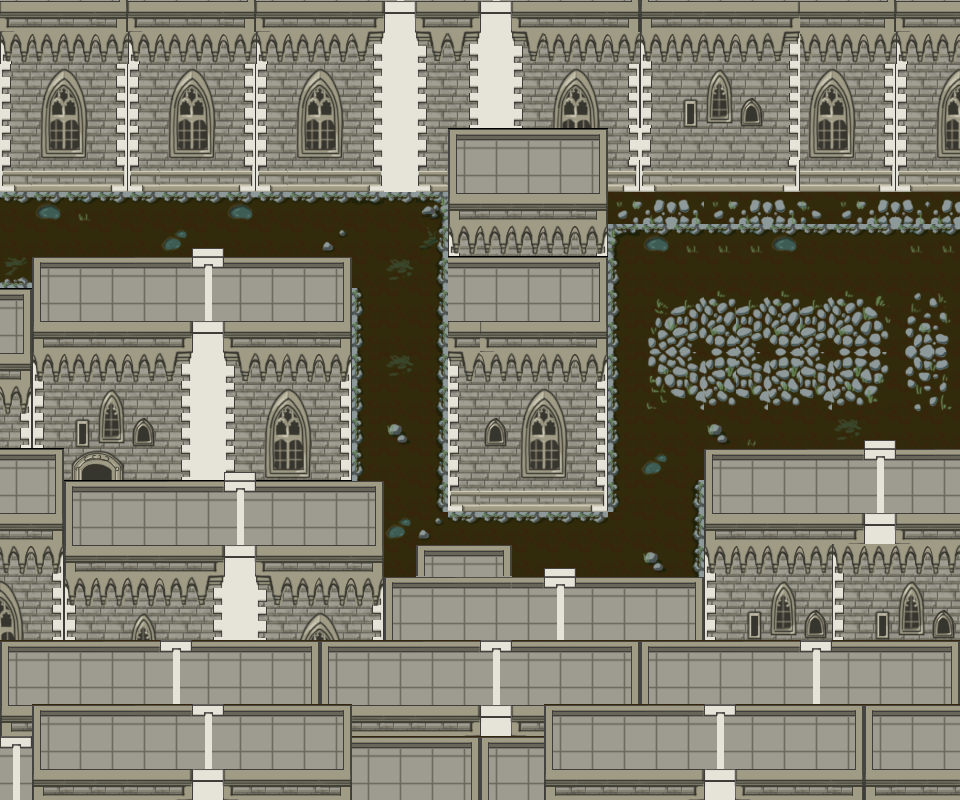

The image is a tile-based game level rendered from a .tmx file. Its description and complete source (layers, tilesets, objects, tile grids) follow:
An orthogonal 30x25 tile map with 32x32 px tiles, 3 tile layers (Tile Layer 1, Tile Layer 2, Tile Layer 3) and 10 objects.

<map version="1.8" tiledversion="1.8.2" orientation="orthogonal" renderorder="right-down" width="30" height="25" tilewidth="32" tileheight="32" infinite="0" nextlayerid="10" nextobjectid="14">
 <tileset firstgid="1" source="Environment.tsx" />
 <layer id="1" name="Tile Layer 1" width="30" height="25">
  <data encoding="csv">
0,0,0,0,0,0,0,0,0,0,0,0,0,0,0,0,0,0,0,0,0,0,0,0,0,0,0,0,0,0,
0,0,0,0,0,0,0,0,0,0,0,0,0,0,0,0,0,0,0,0,0,0,0,0,0,0,0,0,0,0,
0,0,0,0,0,0,0,0,0,0,0,0,0,0,0,0,0,0,0,0,0,0,0,0,0,0,0,0,0,0,
0,0,0,0,0,0,0,0,0,0,0,0,0,0,0,0,0,0,0,0,0,0,0,0,0,0,0,0,0,0,
0,0,0,0,0,0,0,0,0,0,0,0,0,0,0,0,0,0,0,174,176,173,173,173,174,177,178,179,176,177,
196,197,198,199,196,197,198,199,196,197,198,194,195,196,0,0,0,0,0,199,196,197,198,198,199,197,198,199,196,197,
124,123,122,124,124,124,124,123,124,124,124,7,125,8,0,0,0,0,0,264,265,266,264,265,266,267,264,265,266,265,
144,144,144,144,144,145,144,144,144,144,146,9,27,28,0,0,0,0,0,6,123,122,122,122,123,124,124,124,122,122,
163,164,164,164,164,165,164,162,164,164,164,9,127,48,0,0,0,0,0,66,9,67,144,144,144,144,9,9,144,144,
0,0,0,0,0,0,0,0,0,0,0,86,67,88,0,0,0,0,0,66,21,22,23,22,23,22,23,24,201,202,
0,0,0,0,0,0,0,0,0,0,0,86,67,88,0,0,0,0,0,86,41,42,43,42,43,42,43,44,221,222,
0,0,0,0,0,0,0,0,0,0,0,86,127,88,0,0,0,0,0,86,61,62,63,62,63,62,63,64,241,242,
0,0,0,0,0,0,0,0,0,0,0,86,67,88,0,0,0,0,0,86,81,82,83,82,83,82,83,84,261,262,
0,0,0,0,0,0,0,0,0,0,0,86,107,88,0,0,0,0,0,86,27,27,107,128,27,27,127,27,27,27,
0,0,0,0,0,0,0,0,0,0,0,86,67,88,0,0,0,0,0,86,145,27,164,163,164,165,164,162,165,164,
0,0,0,0,0,0,0,0,0,0,0,66,9,48,196,197,197,198,199,86,27,48,0,0,0,0,0,0,0,0,
0,0,0,0,0,0,0,0,0,0,0,66,145,146,124,124,124,125,124,9,27,48,0,0,0,0,0,0,0,0,
0,0,0,0,0,0,0,0,0,0,0,66,67,67,146,144,144,144,144,9,107,48,0,0,0,0,0,0,0,0,
0,0,0,0,0,0,0,0,0,0,0,166,165,163,164,165,164,164,164,162,164,168,0,0,0,0,0,0,0,0,
0,0,0,0,0,0,0,0,0,0,0,0,0,0,0,0,0,0,0,0,0,0,0,0,0,0,0,0,0,0,
9,9,9,9,9,9,9,9,9,9,9,9,9,9,9,9,9,9,9,9,9,9,9,9,9,9,9,9,9,9,
0,0,0,0,0,0,0,0,0,0,0,0,0,0,0,0,0,0,0,0,0,0,0,0,0,0,0,0,0,0,
0,9,9,9,9,9,9,9,9,9,9,0,0,0,0,0,0,9,9,9,9,9,0,9,9,9,9,9,9,9,
0,0,0,0,0,0,0,0,0,0,0,9,9,9,9,9,9,0,0,0,0,0,0,0,0,0,0,0,0,0,
0,0,0,0,0,0,0,0,0,0,0,0,0,0,0,0,0,0,0,0,0,0,0,0,0,0,0,0,0,0
</data>
 </layer>
 <layer id="2" name="Tile Layer 2" width="30" height="25">
  <data encoding="csv">
96,97,98,99,96,97,98,99,96,97,98,94,95,96,94,95,96,97,98,99,90,91,92,93,94,97,98,99,96,97,
110,111,112,113,110,111,112,113,110,111,112,114,115,116,114,115,116,111,112,113,110,111,112,113,114,111,112,113,110,111,
136,137,138,139,136,137,138,139,136,137,138,134,135,136,134,135,136,137,138,139,130,131,132,133,134,137,138,139,136,137,
156,157,158,159,156,157,158,159,156,157,158,154,155,156,134,135,136,157,158,159,150,151,152,153,154,157,158,159,156,157,
176,177,178,179,176,177,178,179,176,177,178,174,175,176,50,51,52,58,59,0,0,0,0,0,0,0,0,0,0,0,
0,0,0,0,0,0,0,0,0,0,0,0,0,0,70,71,72,78,79,0,0,0,0,0,0,0,0,0,0,0,
0,0,0,0,0,0,0,0,0,0,0,0,0,0,90,91,92,98,99,0,0,0,0,0,0,0,0,0,0,0,
0,30,31,32,33,34,35,36,37,38,39,0,0,0,110,111,112,118,119,0,0,0,0,0,0,0,0,0,0,0,
0,50,51,52,53,54,55,56,57,58,59,0,0,0,56,56,57,58,59,0,0,0,0,0,0,0,0,0,0,0,
59,70,71,72,73,74,75,76,77,78,79,0,0,0,76,76,77,78,79,0,0,0,0,0,0,0,0,0,0,0,
79,90,91,92,93,94,95,96,97,98,99,0,0,0,96,96,97,98,99,0,0,0,0,0,0,0,0,0,0,0,
99,110,111,112,113,114,115,116,117,118,119,0,0,0,116,113,117,118,119,0,0,0,0,0,0,0,0,0,0,0,
119,130,131,132,133,134,135,136,137,138,139,0,0,0,136,133,137,138,139,0,0,0,0,0,0,0,0,0,0,0,
139,150,151,152,153,154,155,156,157,158,159,0,0,0,156,153,157,158,159,0,0,29,30,31,32,33,34,35,36,0,
58,59,171,172,173,174,175,176,177,178,179,0,0,0,176,173,177,178,179,0,0,49,50,51,52,53,54,55,56,53,
78,79,50,51,52,53,54,55,56,57,58,59,0,0,0,0,0,0,0,0,0,69,70,71,72,73,74,75,76,73,
98,99,70,71,72,73,74,75,76,77,78,79,0,0,0,0,0,0,0,0,0,89,90,91,92,93,94,95,96,93,
118,119,90,91,92,93,94,95,96,97,98,99,30,50,52,59,34,35,36,37,38,39,110,111,112,113,110,111,112,113,
138,139,110,111,112,113,114,115,116,117,118,119,50,92,92,92,54,55,56,57,58,59,130,131,132,133,130,131,132,133,
158,159,130,131,132,133,134,135,136,137,138,139,70,71,72,73,74,75,76,77,78,79,150,151,152,153,150,151,152,153,
50,51,52,53,54,55,56,57,58,59,50,51,52,53,54,55,56,57,58,59,50,51,52,53,54,55,56,57,58,59,
70,71,72,73,74,75,76,77,78,79,70,71,72,73,74,75,76,77,78,79,70,71,72,73,74,75,76,77,78,79,
90,50,51,52,53,54,55,56,57,58,59,91,92,93,94,95,96,50,51,52,53,54,55,56,57,58,59,50,51,52,
55,70,71,72,73,74,75,76,77,78,79,56,57,58,59,50,51,70,71,72,73,74,75,76,77,78,79,70,71,72,
75,90,91,92,93,94,95,96,97,98,99,76,77,78,79,70,71,90,91,92,93,94,95,96,97,98,99,90,91,92
</data>
 </layer>
 <layer id="3" name="Tile Layer 3" width="30" height="25">
  <data encoding="csv">
0,0,0,0,0,0,0,0,0,0,0,0,0,0,0,0,0,0,0,0,0,0,0,0,0,0,0,0,0,0,
0,0,0,0,0,0,0,0,0,0,0,0,0,0,0,0,0,0,0,0,0,0,0,0,0,0,0,0,0,0,
0,0,0,0,0,0,0,0,0,0,0,0,0,0,0,0,0,0,0,0,0,0,0,0,0,0,0,0,0,0,
0,0,0,0,0,0,0,0,0,0,0,0,0,0,0,0,0,0,0,0,0,0,0,0,0,0,0,0,0,0,
0,0,0,0,0,0,0,0,0,0,0,0,0,0,0,0,0,0,0,0,0,0,0,0,0,0,0,0,0,0,
0,0,0,0,0,0,0,0,0,0,0,0,0,0,0,0,0,0,0,0,0,0,0,0,0,0,0,0,0,0,
0,0,0,0,0,0,0,0,0,0,0,0,0,0,0,0,0,0,0,0,0,0,0,0,0,0,0,0,0,0,
0,0,0,0,0,0,0,0,0,0,0,0,0,0,0,0,0,0,0,0,0,0,0,0,0,0,0,0,0,0,
0,0,0,0,0,0,0,0,0,0,0,0,0,0,0,0,0,0,0,0,0,0,0,0,0,0,0,0,0,0,
0,0,0,0,0,0,0,0,0,0,0,0,0,0,0,0,0,0,0,0,0,0,0,0,0,0,0,0,0,0,
0,0,0,0,0,0,0,0,0,0,0,0,0,0,0,0,0,0,0,0,0,0,0,0,0,0,0,0,0,0,
0,0,0,0,0,0,0,0,0,0,0,0,0,0,0,0,0,0,0,0,0,0,0,0,0,0,0,0,0,0,
0,0,0,0,0,0,0,0,0,0,0,0,0,0,0,0,0,0,0,0,0,0,0,0,0,0,0,0,0,0,
0,0,0,0,0,0,0,0,0,0,0,0,0,0,0,0,0,0,0,0,0,0,0,0,0,0,0,0,0,0,
0,0,0,0,0,0,0,35,0,0,0,0,0,0,0,0,0,0,0,0,0,0,0,0,0,0,0,0,0,0,
0,0,0,0,0,0,0,0,0,0,0,0,0,0,0,0,0,0,0,0,0,0,0,0,0,0,0,0,0,0,
0,0,0,0,0,0,0,0,0,0,0,0,0,0,0,0,0,0,0,0,0,0,0,0,0,0,0,0,0,0,
0,0,0,0,0,0,0,0,0,0,0,0,0,0,0,0,0,0,0,0,0,0,0,0,0,0,0,0,0,0,
0,0,0,0,0,0,0,0,0,0,0,0,0,52,53,54,0,0,0,0,0,0,0,0,0,0,0,0,0,0,
0,0,0,0,0,0,0,0,0,0,0,0,0,0,0,0,0,0,0,0,0,0,0,0,0,0,0,0,0,0,
0,0,0,0,0,0,0,0,0,0,0,0,0,0,0,0,0,0,0,0,0,0,0,0,0,0,0,0,0,0,
0,0,0,0,0,0,0,0,0,0,0,0,0,0,0,0,0,0,0,0,0,0,0,0,0,0,0,0,0,0,
0,0,0,0,0,0,0,0,0,0,0,0,0,0,0,0,0,0,0,0,0,0,0,0,0,0,0,0,0,0,
0,0,0,0,0,0,0,0,0,0,0,0,0,0,0,0,0,0,0,0,0,0,0,0,0,0,0,0,0,0,
0,0,0,0,0,0,0,0,0,0,0,0,0,0,0,0,0,0,0,0,0,0,0,0,0,0,0,0,0,0
</data>
 </layer>
 <objectgroup id="4" name="rooms">
  <properties>
   <property name="room" type="bool" value="true" />
  </properties>
  <object id="1" x="0" y="192" width="352" height="96" />
  <object id="3" x="448" y="512" width="160" height="96" />
 </objectgroup>
 <objectgroup id="5" name="hero">
  <properties>
   <property name="hero" type="bool" value="true" />
  </properties>
  <object id="6" x="3" y="235">
   <polyline points="0,0 391,-5 397,303 660,301 653,149 876,54 1006,55" />
  </object>
 </objectgroup>
 <objectgroup id="6" name="enemies">
  <properties>
   <property name="enemy" type="bool" value="true" />
  </properties>
  <object id="7" x="641" y="224">
   <polyline points="0,0 83,80 131,203" />
  </object>
  <object id="8" x="911" y="436">
   <polyline points="0,0 -84,-84 -123,-224" />
  </object>
 </objectgroup>
 <objectgroup id="8" name="obstacles">
  <properties>
   <property name="obstacle" type="bool" value="true" />
  </properties>
  <object id="9" x="361" y="202.667" width="74.3333" height="76.6667" />
  <object id="10" x="452.333" y="518.167" width="48.8333" height="57.1667" />
  <object id="11" x="556.667" y="516.667" width="49.8333" height="57.6667" />
  <object id="12" x="696" y="313.5" width="71" height="76.5" />
 </objectgroup>
 <objectgroup id="9" name="checkpoint">
  <properties>
   <property name="checkpoint" type="bool" value="true" />
  </properties>
  <object id="13" x="607.333" y="517.334" width="97.3333" height="64" />
 </objectgroup>
</map>
